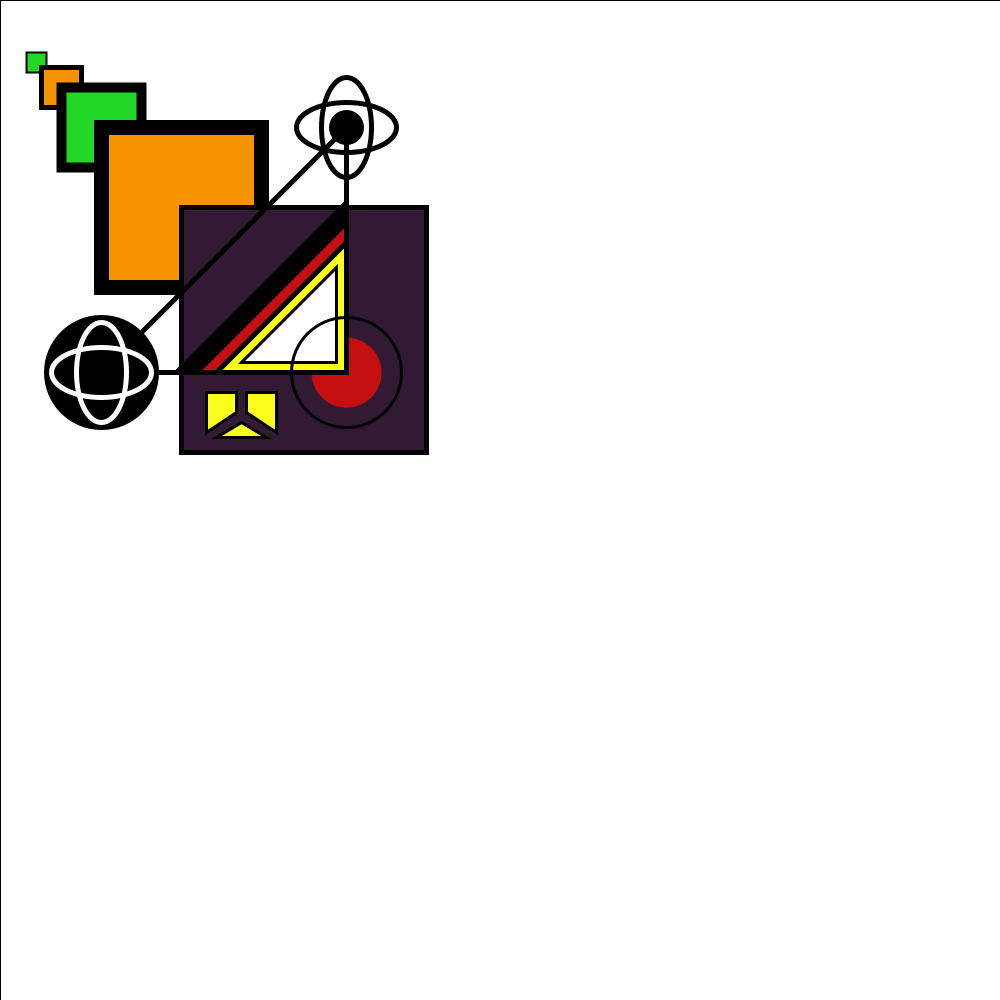
Frame 1 (no input)
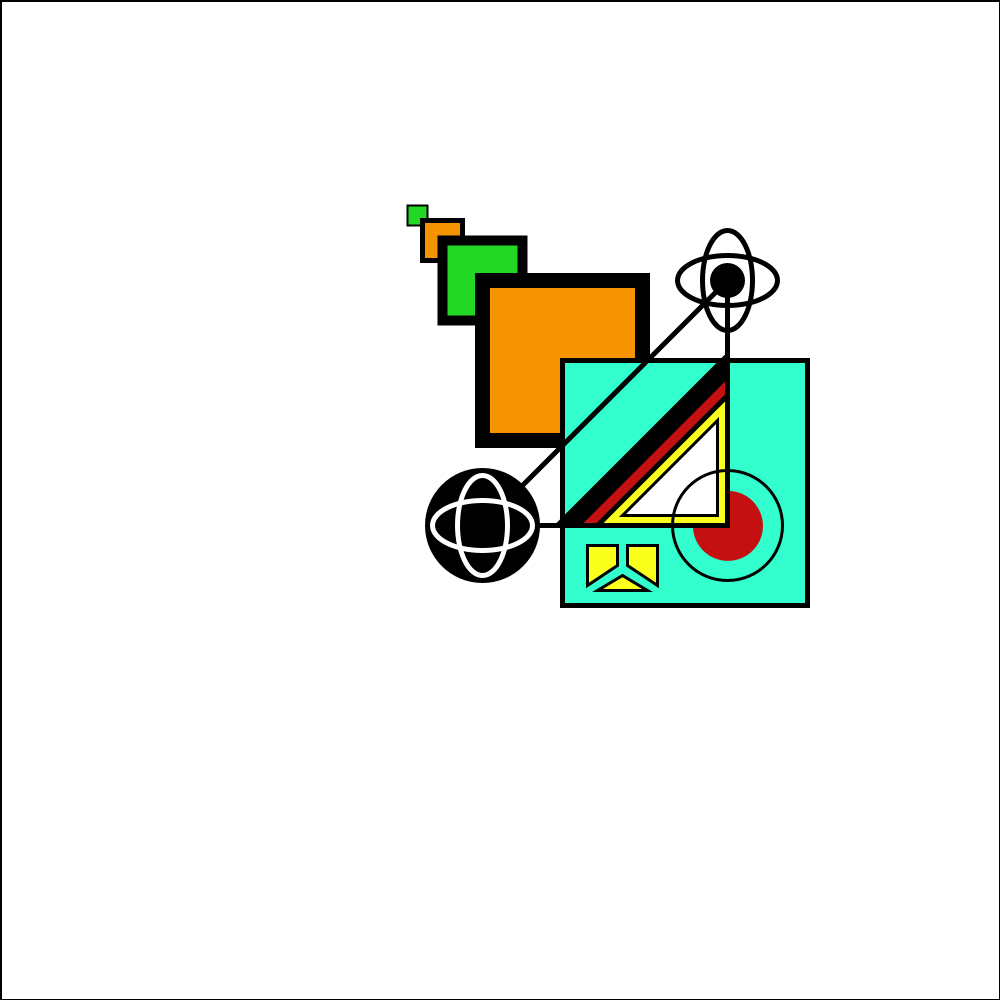
Frame 60 (the mouse pressed at the canvas centre just before this capture)
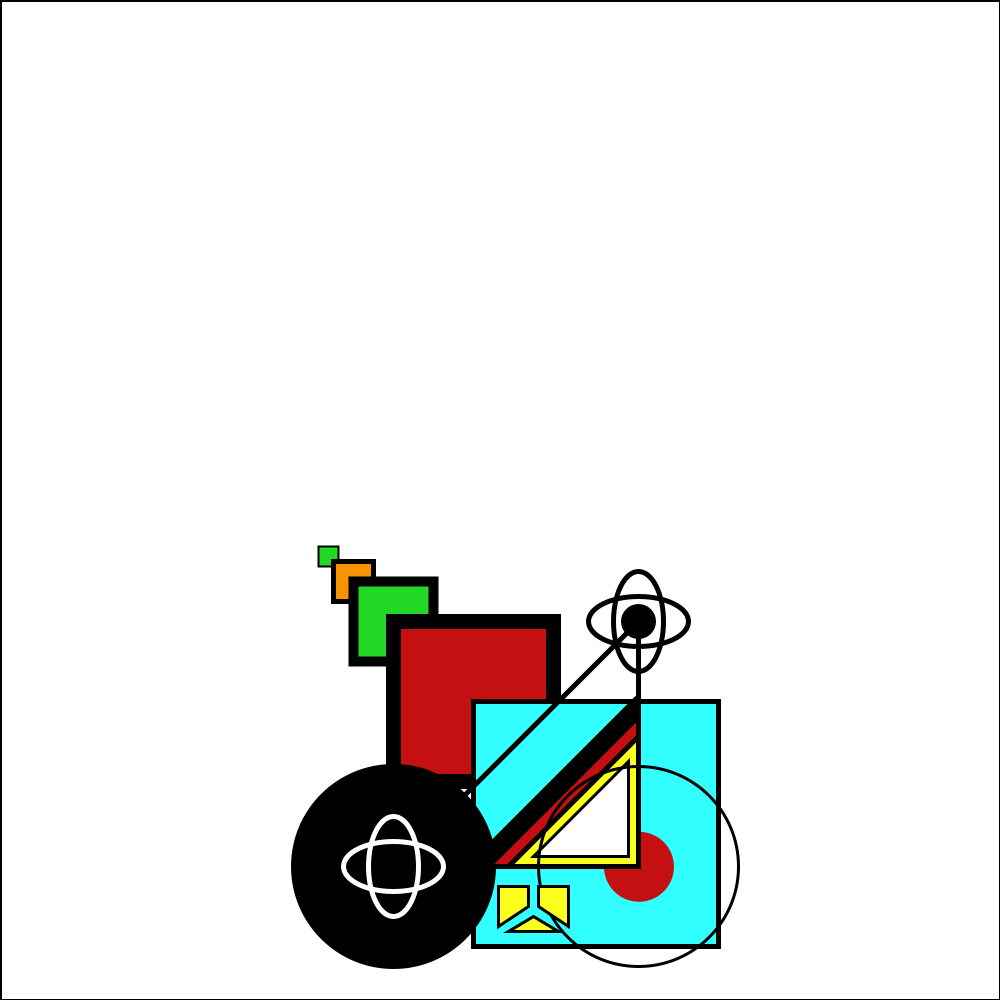
Frame 120 (the mouse held since frame 60 and released just before this capture)

The Processing sketch that drew these frames (run headless with seeded random() and noise(); from frame 60 on, the mouse is pressed at the canvas centre):

// Processing sketch: processing_96987
// ── processing_96987.pde



float posx=20;
float posy=50;
float vx=random(10);
float vy=random(10);

float val=110;


void setup(){
size(1000,1000);
background(#FFFFFF);
}

void draw(){
 
  fill(255);
  rect(0,0,width,height);
posx=posx+vx;
posy=posy+vy;


if((posx>=(width-400))||(posx<=0)){
  vx=-vx;
}
if((posy>=(height-400))||(posy<=0)){
  vy=-vy;
}


//FIGURA

strokeWeight(2);
fill(#23D824);
rect(posx,posy,20,20);
fill(#F59300);
strokeWeight(5);
rect(posx+15,posy+15,40,40);
fill(#23D824);
strokeWeight(10);
rect(posx+35,posy+35,80,80);

//COLOR SEGONS MEITAT
if(posy<=height/2){
fill(#F59300);
}else{
  fill(#C41010);
}
strokeWeight(15);
rect(posx+75,posy+75,160,160);

//COLOR PROGRESSIU
fill(50,posx,posy);
strokeWeight(5);
rect(posx+155,posy+155,245,245);
fill(#C41010);
noStroke();
ellipse(posx+320,posy+320,70,70);
stroke(#000000);
strokeWeight(5);
noFill();
ellipse(posx+320,posy+75,100,50);
ellipse(posx+320,posy+75,50,100);
fill(#000000);

//ELIPSECAMB-----------------------------------------
ellipse(posx+75,posy+320,val,val);
stroke(#000000);
fill(#000000);
ellipse(posx+320,posy+75,30,30);
noFill();
stroke(#000000);
triangle(posx+320,posy+75,posx+75,posy+320,posx+320,posy+320);
noFill();
stroke(#FFFFFF);
ellipse(posx+75,posy+320,100,50);
ellipse(posx+75,posy+320,50,100);

strokeWeight(5);

fill(#000000);
stroke(#000000);
triangle(posx+320,posy+320,posx+320,posy+150,posx+150,posy+320);
fill(#C41010);
triangle(posx+320,posy+320,posx+320,posy+170,posx+170,posy+320);
fill(#FBFF1C);
triangle(posx+320,posy+320,posx+320,posy+190,posx+190,posy+320);
noSmooth();
stroke(#000000);
strokeWeight(3);
 
fill(#FFFFFF);
triangle(posx+310,posy+310,posx+310,posy+215,posx+215,posy+310);
noFill();

// ELLIPSE CAMBIANTE 2
ellipse(posx+320,posy+320,val,val);
smooth();
fill(#FBFF1C);
quad(posx+250,posy+340,posx+220,posy+340,posx+220,posy+360,posx+250,posy+380);
quad(posx+210,posy+340,posx+180,posy+340,posx+180,posy+380,posx+210,posy+360);
triangle(posx+215,posy+370,posx+240,posy+385,posx+190,posy+385);
strokeWeight(3);




//FINAL FIGURA//







  
}

void mousePressed(){
  

posx=mouseX;
posy=mouseY;
if(val==110){
  val=200;
}else{
  val=110;
}


}
